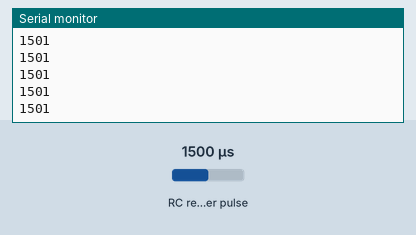
Simulated run of this sketch. Board: Arduino Uno, built with avr-gcc and run on an emulated ATmega328P. Shown: the last lines printed to the serial monitor. Wiring (inferred from the names in the program): RC receiver channel: data pin 2. The test bench sets the inputs (shaded band); at power-on: RC receiver pulse 1500 µs.

Above: at 1.2 s.
1.3 s: RC receiver pulse (sensor on pin 2) set to 1020 µs
At 1.46 s:
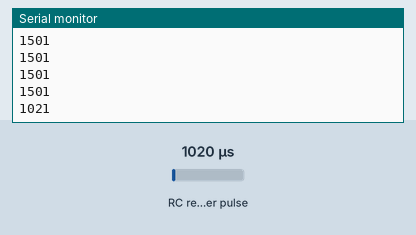
2.8 s: RC receiver pulse (sensor on pin 2) set to 1250 µs
At 2.9 s:
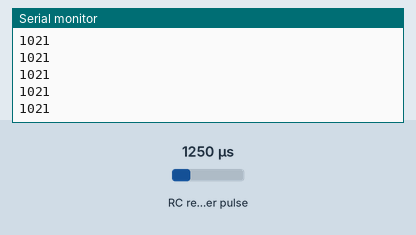
Timing chart, 0 to 5.8 s (numbered marks = the images above; inputs shaded):
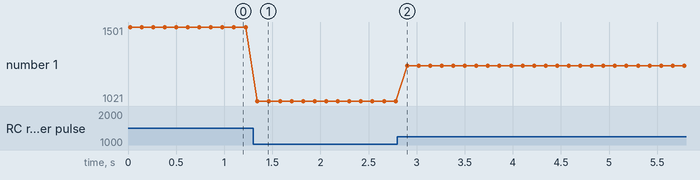

The sketch:

controlerReader.ino
```cpp
/*
FS-A3 resiver reader
*/

int rcCable = 2;
int duration ;

void setup() {
  Serial.begin(9600);
  pinMode(rcCable, INPUT);

}

void loop() {
  duration = pulseIn(rcCable, HIGH);
  Serial.println(duration);
  delay(100);
}
```

Measured:
- after the input at 1.3 s, the serial monitor: prints a new line at once (image 1)
- plotted number 1: 1501 → 1021 after the input at 1.3 s, 1021 → 1251 after the input at 2.8 s
